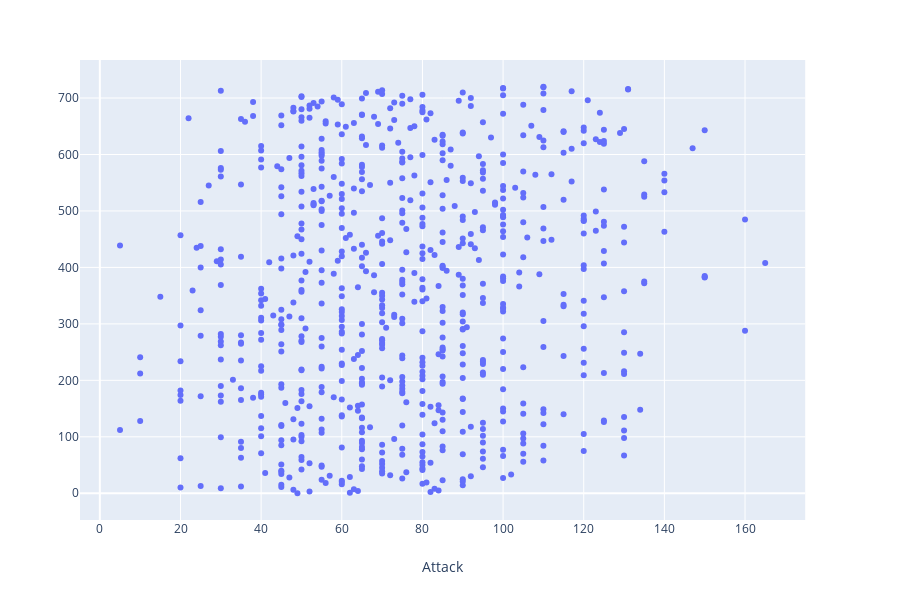

Notebook source saved alongside this figure:
### Code cell
import plotly.express as px
fig = px.scatter(pokemon, x='Attack')
fig.show()

### Figure 1 — Plotly figure (JSON) as saved in the notebook; plotly's stock layout.template omitted (floating-point values rounded to 4 significant figures; data arrays with more than 128 entries replaced by an {"elided": "..."} marker saying what was removed)
{"data": [{"hoverlabel": {"namelength": 0}, "hovertemplate": "Attack=%{x}", "legendgroup": "", "marker": {"color": "#636efa", "symbol": "circle"}, "mode": "markers", "name": "", "showlegend": false, "type": "scatter", "x": {"elided": "721 int values"}, "xaxis": "x", "yaxis": "y"}], "layout": {"height": 600, "legend": {"tracegroupgap": 0}, "margin": {"t": 60}, "xaxis": {"anchor": "y", "domain": [0, 0.98], "title": {"text": "Attack"}}, "yaxis": {"anchor": "x", "domain": [0, 1]}}}
